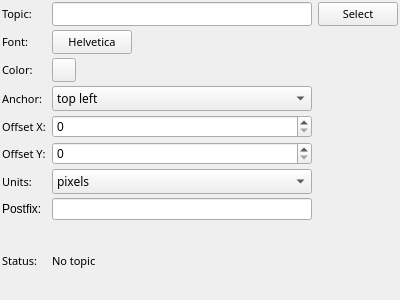
<?xml version="1.0" encoding="UTF-8"?>
<ui version="4.0">
 <class>float_config</class>
 <widget class="QWidget" name="float_config">
  <property name="geometry">
   <rect>
    <x>0</x>
    <y>0</y>
    <width>400</width>
    <height>300</height>
   </rect>
  </property>
  <property name="windowTitle">
   <string>Form</string>
  </property>
  <property name="styleSheet">
   <string notr="true"/>
  </property>
  <layout class="QGridLayout" name="gridLayout">
   <property name="leftMargin">
    <number>2</number>
   </property>
   <property name="topMargin">
    <number>2</number>
   </property>
   <property name="rightMargin">
    <number>2</number>
   </property>
   <property name="bottomMargin">
    <number>2</number>
   </property>
   <property name="verticalSpacing">
    <number>4</number>
   </property>
   <item row="12" column="0">
    <widget class="QLabel" name="label_2">
     <property name="font">
      <font>
       <family>Sans Serif</family>
       <pointsize>8</pointsize>
      </font>
     </property>
     <property name="text">
      <string>Status:</string>
     </property>
    </widget>
   </item>
   <item row="2" column="2">
    <widget class="QPushButton" name="selecttopic">
        <property name="sizePolicy">
         <sizepolicy hsizetype="Fixed" vsizetype="Fixed">
          <horstretch>0</horstretch>
          <verstretch>0</verstretch>
         </sizepolicy>
        </property>
     <property name="font">
      <font>
       <family>Sans Serif</family>
       <pointsize>8</pointsize>
      </font>
     </property>
     <property name="styleSheet">
      <string notr="true"/>
     </property>
     <property name="text">
      <string>Select</string>
     </property>
    </widget>
   </item>
   <item row="2" column="0">
    <widget class="QLabel" name="label">
     <property name="font">
      <font>
       <family>Sans Serif</family>
       <pointsize>8</pointsize>
      </font>
     </property>
     <property name="text">
      <string>Topic:</string>
     </property>
    </widget>
   </item>
   <item row="2" column="1">
    <widget class="QLineEdit" name="topic">
     <property name="font">
      <font>
       <family>Sans Serif</family>
       <pointsize>8</pointsize>
      </font>
     </property>
    </widget>
   </item>
   <item row="3" column="0">
    <widget class="QLabel" name="font_label">
     <property name="font">
      <font>
       <family>Sans Serif</family>
       <pointsize>8</pointsize>
      </font>
     </property>
     <property name="text">
      <string>Font:</string>
     </property>
    </widget>
   </item>
   <item row="3" column="1">
    <widget class="QPushButton" name="font_button">
        <property name="sizePolicy">
         <sizepolicy hsizetype="Fixed" vsizetype="Fixed">
          <horstretch>0</horstretch>
          <verstretch>0</verstretch>
         </sizepolicy>
        </property>
     <property name="maximumSize">
      <size>
       <width>16777215</width>
       <height>16777215</height>
      </size>
     </property>
     <property name="font">
      <font>
       <family>Sans Serif</family>
       <pointsize>8</pointsize>
      </font>
     </property>
     <property name="text">
      <string>Helvetica</string>
     </property>
    </widget>
   </item>
   <item row="4" column="0">
    <widget class="QLabel" name="color_label">
     <property name="font">
      <font>
       <family>Sans Serif</family>
       <pointsize>8</pointsize>
      </font>
     </property>
     <property name="text">
      <string>Color:</string>
     </property>
    </widget>
   </item>
   <item row="4" column="1">
    <widget class="mapviz::ColorButton" name="color">
     <property name="maximumSize">
      <size>
       <width>24</width>
       <height>24</height>
      </size>
     </property>
     <property name="autoFillBackground">
      <bool>false</bool>
     </property>
     <property name="styleSheet">
      <string notr="true"/>
     </property>
     <property name="text">
      <string/>
     </property>
    </widget>
   </item>
   <item row="5" column="1">
    <widget class="QComboBox" name="anchor">
     <property name="maximumSize">
      <size>
       <width>16777215</width>
       <height>25</height>
      </size>
     </property>
     <property name="font">
      <font>
       <family>Sans Serif</family>
       <pointsize>9</pointsize>
      </font>
     </property>
     <item>
      <property name="text">
       <string>top left</string>
      </property>
     </item>
     <item>
      <property name="text">
       <string>top center</string>
      </property>
     </item>
     <item>
      <property name="text">
       <string>top right</string>
      </property>
     </item>
     <item>
      <property name="text">
       <string>center left</string>
      </property>
     </item>
     <item>
      <property name="text">
       <string>center</string>
      </property>
     </item>
     <item>
      <property name="text">
       <string>center right</string>
      </property>
     </item>
     <item>
      <property name="text">
       <string>bottom left</string>
      </property>
     </item>
     <item>
      <property name="text">
       <string>bottom center</string>
      </property>
     </item>
     <item>
      <property name="text">
       <string>bottom right</string>
      </property>
     </item>
    </widget>
   </item>
   <item row="6" column="1">
    <widget class="QSpinBox" name="offsetx">
     <property name="maximum">
      <number>2000</number>
     </property>
    </widget>
   </item>
   <item row="5" column="0">
    <widget class="QLabel" name="label_3">
     <property name="font">
      <font>
       <family>Sans Serif</family>
       <pointsize>8</pointsize>
      </font>
     </property>
     <property name="text">
      <string>Anchor:</string>
     </property>
    </widget>
   </item>
   <item row="6" column="0">
    <widget class="QLabel" name="label_4">
     <property name="font">
      <font>
       <family>Sans Serif</family>
       <pointsize>8</pointsize>
      </font>
     </property>
     <property name="text">
      <string>Offset X:</string>
     </property>
    </widget>
   </item>
   <item row="12" column="1" colspan="2">
    <widget class="QLabel" name="status">
     <property name="font">
      <font>
       <family>Sans Serif</family>
       <pointsize>8</pointsize>
      </font>
     </property>
     <property name="styleSheet">
      <string notr="true"/>
     </property>
     <property name="text">
      <string>No topic</string>
     </property>
     <property name="wordWrap">
      <bool>true</bool>
     </property>
    </widget>
   </item>
   <item row="7" column="1">
    <widget class="QSpinBox" name="offsety">
     <property name="maximum">
      <number>2000</number>
     </property>
    </widget>
   </item>
   <item row="7" column="0">
    <widget class="QLabel" name="label_5">
     <property name="font">
      <font>
       <family>Sans Serif</family>
       <pointsize>8</pointsize>
      </font>
     </property>
     <property name="text">
      <string>Offset Y:</string>
     </property>
    </widget>
   </item>
   <item row="10" column="0">
    <widget class="QLabel" name="label_8">
     <property name="font">
      <font>
       <family>Sans Serif</family>
       <pointsize>8</pointsize>
      </font>
     </property>
     <property name="text">
      <string>Units:</string>
     </property>
    </widget>
   </item>
   <item row="10" column="1">
    <widget class="QComboBox" name="units">
     <property name="maximumSize">
      <size>
       <width>16777213</width>
       <height>25</height>
      </size>
     </property>
     <property name="font">
      <font>
       <family>Sans Serif</family>
       <pointsize>9</pointsize>
      </font>
     </property>
     <item>
      <property name="text">
       <string>pixels</string>
      </property>
     </item>
     <item>
      <property name="text">
       <string>percent</string>
      </property>
     </item>
    </widget>
   </item>
   <item row="11" column="1">
    <widget class="QLineEdit" name="postfix"/>
   </item>
   <item row="11" column="0">
    <widget class="QLabel" name="label_6">
     <property name="text">
      <string>Postfix:</string>
     </property>
    </widget>
   </item>
  </layout>
 </widget>
 <customwidgets>
  <customwidget>
   <class>mapviz::ColorButton</class>
   <extends>QPushButton</extends>
   <header location="global">mapviz/color_button.hpp</header>
  </customwidget>
 </customwidgets>
 <resources/>
 <connections/>
 <slots>
  <slot>SelectColor()</slot>
  <slot>SelectTopic()</slot>
  <slot>TopicEdited()</slot>
  <slot>SelectFont()</slot>
  <slot>PositionToleranceChanged(double)</slot>
  <slot>AngleToleranceChanged(double)</slot>
 </slots>
</ui>
